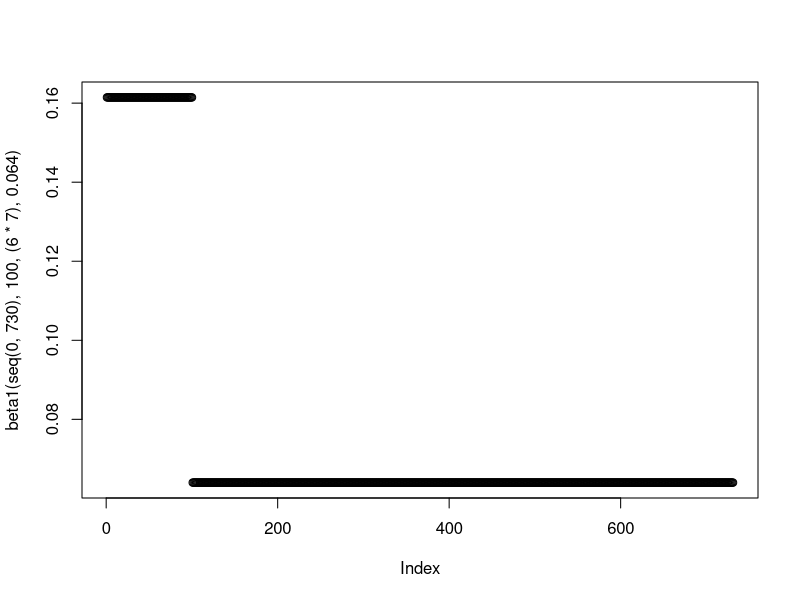
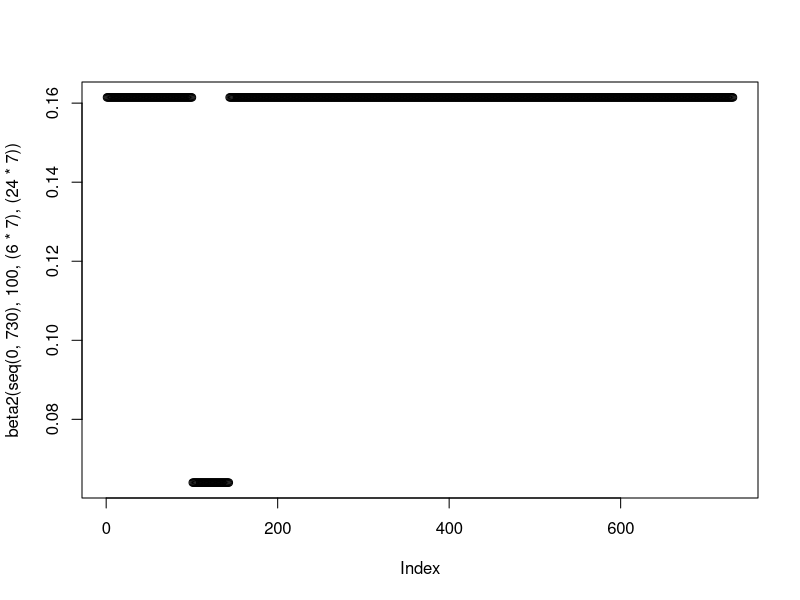
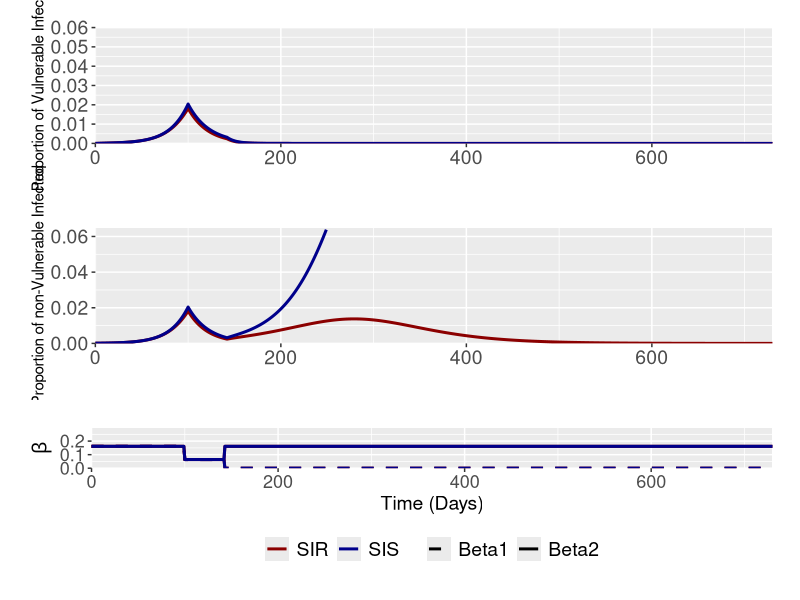

Here is the R script that generated these plots, in order:
rm(list=ls())
library("deSolve"); library("ggplot2"); library("cowplot");library("reshape2"); library("dplyr"); library("RColorBrewer"); library("ggpubr")

#### Generic Functions ####
#Function for the generation time/(1/gamma) parameter
GenTime <- function(T2, R0) {
  G = T2 * ((R0-1)/log(2))
  return(G)
}

#Function to model intervention - currently set at baseline - added additional functionality to it
beta1 <- function(time, tstart1, tdur1, beta1_2) {
  ifelse((time >= tstart1 & time <= tstart1+tdur1), #Phase 1
         0.064,
         ifelse((time >= tstart1+tdur1 & time <= 730), #Phase 2
                beta1_2,
                (1.5*(1/(GenTime(4.6,2.4)))) #Before Intervention
                )
         )
}

plot(beta1(seq(0,730), 100, (6*7), 0.064))

beta2 <- function(time, tstart1, tdur1, tdur2) {
  ifelse((time >= tstart1 & time <= tstart1+tdur1), #Phase 1
         0.064,
         ifelse((time >= tstart1+tdur1 & time <= tstart1+tdur1+tdur2), #Phase 2
                (1.5*(1/(GenTime(4.6,2.4)))),
                ifelse((time >= tstart1+tdur1+tdur2 & time <= 730), #Phase 3
                       (1.5*(1/(GenTime(4.6,2.4)))), #Phase 3
                       (1.5*(1/(GenTime(4.6,2.4)))) #Before Intervention
                )
         )
  )
}

plot(beta2(seq(0,730), 100, (6*7), (24*7)))

#### no SS ####

#Function for Shielded/non-Shielded Pop
SIS <- function(time, state, parameters) {
  with(as.list(c(state, parameters)), {
    dSv = - beta1(time, tstart1, tdur1, beta1_2)*Iv*Sv -beta1(time, tstart1, tdur1, beta1_2)*Inv*Sv + gamma*Iv
    
    dSnv = - beta2(time,tstart1,tdur1,tdur2)*Inv*Snv - beta2(time,tstart1,tdur1,tdur2)*Iv*Snv  + gamma*Inv
    
    dIv = beta1(time, tstart1, tdur1, beta1_2)*Iv*Sv + beta1(time, tstart1, tdur1, beta1_2)*Inv*Sv - gamma*Iv
    
    dInv =  beta2(time,tstart1,tdur1,tdur2)*Inv*Snv + beta2(time,tstart1,tdur1,tdur2)*Iv*Snv - gamma*Inv

    dCv = beta1(time, tstart1, tdur1, beta1_2)*Iv*Sv + beta1(time, tstart1, tdur1, beta1_2)*Inv*Sv
    
    dCnv =  beta2(time,tstart1,tdur1,tdur2)*Inv*Snv + beta2(time,tstart1,tdur1,tdur2)*Iv*Snv 
    return(list(c(dSv, dSnv, dIv, dInv, dCv, dCnv)))
  })
}

#Initial Conditions and Times
init <- c(Sv = 0.15, Snv = 0.85-0.0001, Iv = 0, Inv = 0.0001, Cv= 0, Cnv = 0)
times <- seq(0,730,by = 1)

#Beta Functions are specified in the ODE
parms = c(gamma = 1/(GenTime(4.6,2.4)), 
          tstart1 = 100, 
          tdur1 = 6*7,
          tdur2 = 24*7,
          beta1_2 = 0)

out1 <- data.frame(ode(y = init, func = SIS, times = times, parms = parms))

#Extra Data Columns in Dataframe
out1$Iv <- out1$Iv/0.15
out1$Inv <- out1$Inv/0.85
out1$Cv <- out1$Cv/0.15
out1$Cnv <- out1$Cnv/0.85
out1$beta1 <- beta1(seq(0,730), 100, (6*7), 0)
out1$beta2 <- beta2(seq(0,730), 100, (6*7), (24*7))

#Cumulative Infections are scaled relative to the relative V and nV population sizes - 0.15 and 0.85
#You should not compare these numbers to the recovered fraction - they will not add up

colnames(out1) <- c("Time", "Suscv", "Suscnv","Infected_Is", "Infected_Ip", "CumV", "Cumnv", "Beta1", "Beta2")

statsinfecnoss <- melt(out1, id.vars = c("Time"), measure.vars = c("Infected_Is", "Infected_Ip"))
statsbetanoss <- melt(out1, id.vars = c("Time"), measure.vars = c("Beta1", "Beta2"))


#### SS ####

#Function for Shielded/non-Shielded Pop
SIRss <- function(time, state, parameters) {
  with(as.list(c(state, parameters)), {
    dSv = - beta1(time, tstart1, tdur1, beta1_2)*Iv*Sv - beta1(time, tstart1, tdur1, beta1_2)*Inv*Sv 
    
    dSnv = - beta2(time,tstart1,tdur1,tdur2)*Inv*Snv - beta2(time,tstart1,tdur1,tdur2)*Iv*Snv 
    
    dIv = beta1(time, tstart1, tdur1, beta1_2)*Iv*Sv + beta1(time, tstart1, tdur1, beta1_2)*Inv*Sv - gamma*Iv
    
    dInv =  beta2(time,tstart1,tdur1,tdur2)*Inv*Snv + beta2(time,tstart1,tdur1,tdur2)*Iv*Snv - gamma*Inv
    
    dR = gamma*Iv + gamma*Inv
    
    dCv = beta1(time, tstart1, tdur1, beta1_2)*Iv*Sv + beta1(time, tstart1, tdur1, beta1_2)*Inv*Sv
    
    dCnv =  beta2(time,tstart1,tdur1,tdur2)*Inv*Snv + beta2(time,tstart1,tdur1,tdur2)*Iv*Snv 
    return(list(c(dSv, dSnv, dIv, dInv, dR, dCv, dCnv)))
  })
}

#Initial Conditions and Times
init <- c(Sv = 0.15, Snv = 0.85-0.0001, Iv = 0, Inv = 0.0001, R = 0, Cv= 0, Cnv = 0)
times <- seq(0,730,by = 1)

#Beta Functions are specified in the ODE
parms = c(gamma = 1/(GenTime(4.6,2.4)), 
          tstart1 = 100, 
          tdur1 = 6*7,
          tdur2 = 24*7,
          beta1_2 = 0)

out2 <- data.frame(ode(y = init, func = SIRss, times = times, parms = parms))

#Extra Data Columns in Dataframe
out2$Iv <- out2$Iv/0.15
out2$Inv <- out2$Inv/0.85
out2$Cv <- out2$Cv/0.15
out2$Cnv <- out2$Cnv/0.85
out2$beta1 <- beta1(seq(0,730), 100, (6*7), 0)
out2$beta2 <- beta2(seq(0,730), 100, (6*7), (24*7))

#Cumulative Infections are scaled relative to the relative V and nV population sizes - 0.15 and 0.85
#You should not compare these numbers to the recovered fraction - they will not add up

colnames(out2) <- c("Time", "Suscv", "Suscnv","Infected_Is", "Infected_Ip", "Recov", "CumV", "Cumnv", "Beta1", "Beta2")

statsinfecss <- melt(out2, id.vars = c("Time"), measure.vars = c("Infected_Is", "Infected_Ip"))
statsrecovss <- melt(out2, id.vars = c("Time"), measure.vars = c("Recov"))
statsbetass <- melt(out2, id.vars = c("Time"), measure.vars = c("Beta1", "Beta2"))


#### Plot Preparation ####

statsinfecss$model <- "SIR"; statsinfecnoss$model <- "SIS"
statsinfeccomb <- rbind.data.frame(statsinfecss, statsinfecnoss)

statsbetass$model <- "SIR"; statsbetanoss$model <- "SIS"
statsbetacomb <- rbind.data.frame(statsbetass, statsbetanoss)

#### Aggregated Plots

pinfv <- ggplot(data = statsinfeccomb[statsinfeccomb$variable == "Infected_Is",], aes(x = (Time), y = value, col = model)) + geom_line(size = 1.02, stat = "identity") +
  labs(x ="Time (Days)", y = "Proportion of Vulnerable Infected") + scale_y_continuous(limits = c(0,0.06) ,  expand = c(0,0)) +
  theme(legend.position = "none", legend.title = element_blank(), legend.text=element_text(size=14),  axis.text=element_text(size=14), axis.title.y=element_text(size=11),axis.title.x= element_blank(),
        legend.spacing.x = unit(0.3, 'cm'), plot.margin=unit(c(0.7,0.7,0.8,0.8),"cm")) +
  scale_x_continuous(expand = c(0, 0)) + scale_color_manual(values = c("darkred", "darkblue")) 

pinfnv <- ggplot(data = statsinfeccomb[statsinfeccomb$variable == "Infected_Ip",], aes(x = (Time), y = value, col = model)) + geom_line(size = 1.02, stat = "identity") +
  labs(x ="Time (Days)", y = "Proportion of non-Vulnerable Infected") + scale_y_continuous(limits = c(0,0.065) ,  expand = c(0,0)) +
  theme(legend.position = "none", legend.title = element_blank(), legend.text=element_text(size=14),  axis.text=element_text(size=14), axis.title.y=element_text(size=11),axis.title.x= element_blank(),
        legend.spacing.x = unit(0.3, 'cm'), plot.margin=unit(c(0.7,0.7,0.8,0.8),"cm")) +
  scale_x_continuous(expand = c(0, 0)) + scale_color_manual(values = c("darkred", "darkblue")) 

pbeta <- ggplot(data = statsbetacomb, aes(x = (Time), y = value, lty = variable, col = model)) + geom_line(size = 1.02, stat = "identity") +
  labs(x ="Time (Days)", y = expression(beta)) + scale_y_continuous(limits = c(0,0.3) ,  expand = c(0,0)) +
  theme(legend.position = "bottom", legend.title = element_blank(), axis.text=element_text(size=13), axis.title.y=element_text(size=14), axis.title.x = element_text(size=14),
        legend.spacing.x = unit(0.3, 'cm'), legend.text=element_text(size=14), plot.margin=unit(c(0.7,0.7,0.8,0.8),"cm")) +
  scale_x_continuous(expand = c(0, 0)) + guides(fill=guide_legend(nrow=2,byrow=TRUE)) + scale_color_manual(values = c("darkred", "darkblue")) + 
  scale_linetype_manual(values = c(2, 1)) 


ggarrange(pinfv, 
          pinfnv,
          pbeta,
          nrow = 3,
          heights = c(0.3,0.3, 0.3))
